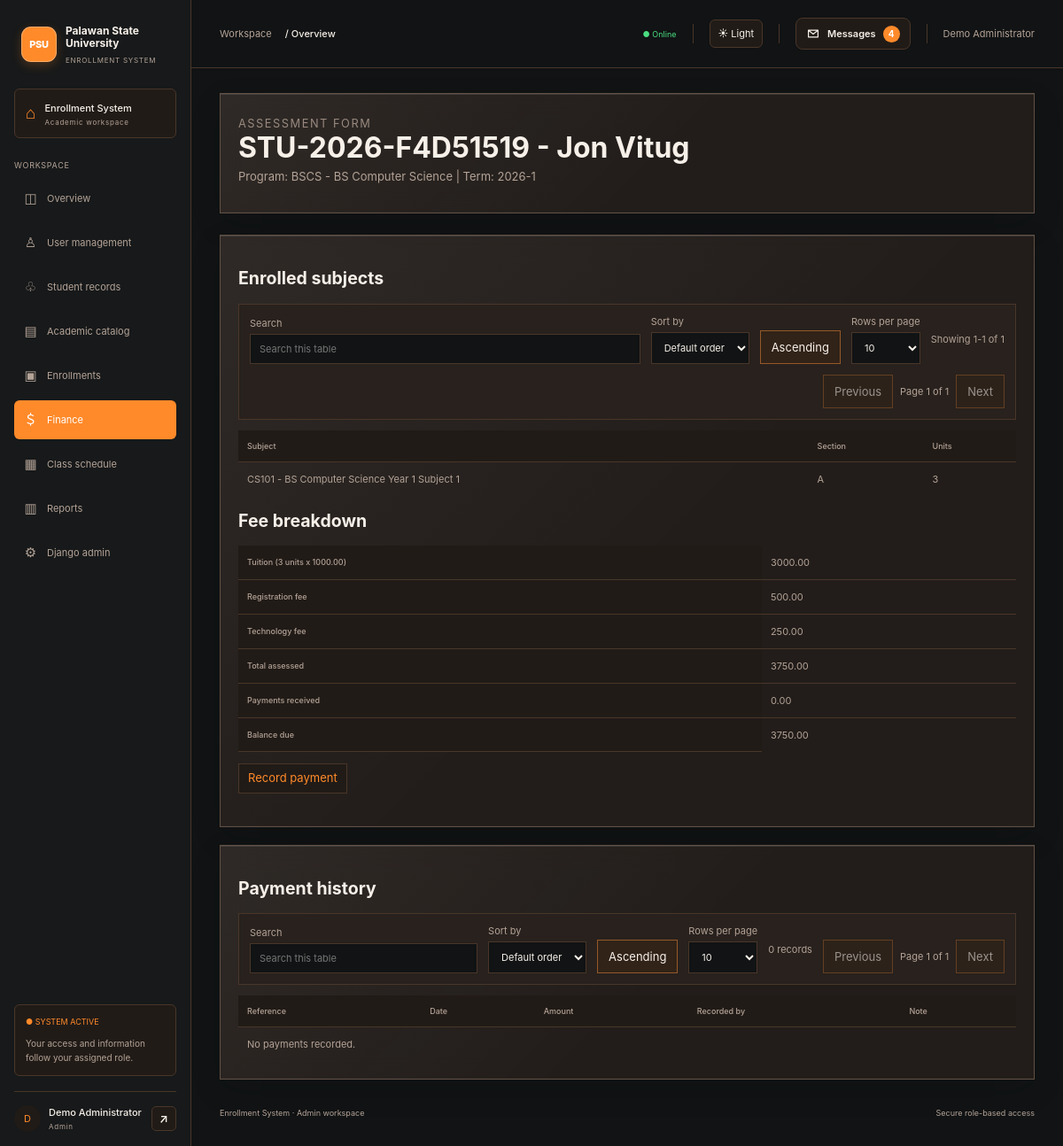
/finance/assessments/10/ (signed in), run on the app's committed database.
### finance/models.py (models this page shows, shortened)
class Assessment(models.Model):
    student = models.ForeignKey('students.StudentProfile', on_delete=models.PROTECT, related_name='assessments')
    term = models.CharField(max_length=30)
    units = models.PositiveSmallIntegerField(default=0)
    tuition_per_unit = models.DecimalField(max_digits=10, decimal_places=2, validators=[MinValueValidator(0)])
    tuition = models.DecimalField(max_digits=12, decimal_places=2, default=0, validators=[MinValueValidator(0)])
    registration_fee = models.DecimalField(max_digits=10, decimal_places=2, default=0, validators=[MinValueValidator(0)])
    technology_fee = models.DecimalField(max_digits=10, decimal_places=2, default=0, validators=[MinValueValidator(0)])
    created_at = models.DateTimeField(auto_now_add=True)
    class Meta:
        ordering = ('-created_at',)
        constraints = [
            models.UniqueConstraint(fields=('student', 'term'), name='unique_student_term_assessment'),
        ]
    @property
    def total(self):
        return self.tuition + self.registration_fee + self.technology_fee
    @property
    def paid(self):
        return self.payments.aggregate(total=Sum('amount'))['total'] or 0
    @property
    def balance(self):
        return self.total - self.paid

### students/models.py (models this page shows, shortened)
class StudentProfile(models.Model):
    YEAR_LEVELS = [(year, f'Year {year}') for year in range(1, 7)]
    STATUSES = [('active', 'Active'), ('inactive', 'Inactive'), ('graduated', 'Graduated')]
    user = models.OneToOneField(settings.AUTH_USER_MODEL, on_delete=models.CASCADE, related_name='student_profile')
    student_id = models.CharField(max_length=20, unique=True, default=new_student_id, editable=False)
    phone = models.CharField(max_length=30, blank=True)
    address = models.TextField(blank=True)
    date_of_birth = models.DateField(null=True, blank=True)
    program = models.ForeignKey('academics.Program', null=True, blank=True, on_delete=models.PROTECT, related_name='students')
    year_level = models.PositiveSmallIntegerField(choices=YEAR_LEVELS, default=1)
    status = models.CharField(max_length=12, choices=STATUSES, default='active')
    created_at = models.DateTimeField(auto_now_add=True)
    class Meta:
        ordering = ('student_id',)

### academics/models.py (models this page shows, shortened)
class Program(models.Model):
    code = models.CharField(max_length=20, unique=True)
    name = models.CharField(max_length=160)
    description = models.TextField(blank=True)
    is_active = models.BooleanField(default=True)
    class Meta:
        ordering = ('code',)
    def __str__(self):
        return f'{self.code} - {self.name}'

class CurriculumEntry(models.Model):
    program = models.ForeignKey(Program, on_delete=models.CASCADE, related_name='curriculum')
    year_level = models.PositiveSmallIntegerField(choices=[(year, f'Year {year}') for year in range(1, 7)])
    subject = models.ForeignKey(Subject, on_delete=models.CASCADE, related_name='curriculum_entries')
    prerequisites = models.ManyToManyField(Subject, blank=True, related_name='required_for_entries')
    class Meta:
        ordering = ('program', 'year_level', 'subject__code')
        constraints = [
            models.UniqueConstraint(fields=('program', 'year_level', 'subject'), name='unique_curriculum_subject'),
        ]

class Subject(models.Model):
    code = models.CharField(max_length=20, unique=True)
    name = models.CharField(max_length=160)
    description = models.TextField(blank=True)
    units = models.PositiveSmallIntegerField(default=3, validators=[MinValueValidator(1)])
    is_active = models.BooleanField(default=True)
    class Meta:
        ordering = ('code',)
    def __str__(self):
        return f'{self.code} - {self.name}'

### enrollments/models.py (models this page shows, shortened)
class Enrollment(models.Model):
    STATUSES = [('enrolled', 'Enrolled'), ('completed', 'Completed'), ('dropped', 'Dropped')]
    student = models.ForeignKey('students.StudentProfile', on_delete=models.PROTECT, related_name='enrollments')
    offering = models.ForeignKey('scheduling.ClassOffering', on_delete=models.PROTECT, related_name='enrollments')
    status = models.CharField(max_length=12, choices=STATUSES, default='enrolled')
    enrolled_at = models.DateTimeField(auto_now_add=True)
    class Meta:
        ordering = ('-enrolled_at',)
        constraints = [
            models.UniqueConstraint(fields=('student', 'offering'), name='unique_student_offering'),
        ]

### scheduling/models.py (models this page shows, shortened)
class ClassOffering(models.Model):
    DAYS = [('MON', 'Monday'), ('TUE', 'Tuesday'), ('WED', 'Wednesday'),
            ('THU', 'Thursday'), ('FRI', 'Friday'), ('SAT', 'Saturday')]
    curriculum_entry = models.ForeignKey(
        'academics.CurriculumEntry', on_delete=models.PROTECT, related_name='offerings'
    )
    section = models.CharField(max_length=20)
    term = models.CharField(max_length=30, help_text='For example: 2026-1')
    meeting_days = models.CharField(max_length=24, help_text='Comma-separated days, e.g. MON,WED')
    start_time = models.TimeField()
    end_time = models.TimeField()
    room = models.ForeignKey(Room, on_delete=models.PROTECT, related_name='offerings')
    instructor = models.ForeignKey(
        settings.AUTH_USER_MODEL, on_delete=models.PROTECT, related_name='teaching_offerings'
    )
    capacity = models.PositiveSmallIntegerField(default=30, validators=[MinValueValidator(1)])
    is_active = models.BooleanField(default=True)
    class Meta:
        ordering = ('term', 'meeting_days', 'start_time')
        constraints = [
            models.UniqueConstraint(fields=('curriculum_entry', 'section', 'term'), name='unique_offering_section_term'),
        ]

### finance/views.py (the view)
# urls.py: path('assessments/<int:assessment_id>/', views.assessment_detail, name='assessment_detail'),
@roles_required('Admin', 'Cashier', 'Student')
def assessment_detail(request, assessment_id):
    assessment = get_object_or_404(
        Assessment.objects.select_related('student__user', 'student__program').prefetch_related(
            'payments', 'student__enrollments__offering__curriculum_entry__subject'
        ),
        pk=assessment_id,
    )
    if has_role(request.user, 'Student') and assessment.student.user_id != request.user.pk:
        raise PermissionDenied
    return render(request, 'finance/assessment.html', {'assessment': assessment})

### config/context_processors.py (called while the page is built, shortened)
def account_roles(request):
    path_parts = request.path.strip('/').split('/')
    active_section = path_parts[0]
    if path_parts[:2] == ['students', 'users']:
        active_section = 'users'
    roles = list(request.user.groups.filter(name__in=ROLE_NAMES).values_list('name', flat=True))
    if request.user.is_superuser and 'Admin' not in roles:
        roles.append('Admin')
    return {
        'user_roles': roles,
        'is_system_admin': request.user.is_superuser,
        'active_section': active_section,
        'unread_message_count': DirectMessage.objects.filter(
            recipient=request.user,
            read_at__isnull=True,
        ).count(),
    }

### students/roles.py (called while the page is built)
def has_role(user, *roles):
    if user.is_superuser:
        return 'Admin' in roles
    return user.groups.filter(name__in=roles).exists()

def roles_required(*roles):
    def decorator(view):
        @login_required
        @wraps(view)
        def guarded(request, *args, **kwargs):
            if not has_role(request.user, *roles):
                raise PermissionDenied
            return view(request, *args, **kwargs)
        return guarded
    return decorator

### templates/finance/assessment.html
{% extends 'base.html' %}
{% block content %}
<section class="page-header">
    <p class="eyebrow">Assessment form</p>
    <h1>{{ assessment.student.student_id }} - {{ assessment.student.user.get_full_name|default:assessment.student.user.username }}</h1>
    <p>Program: {{ assessment.student.program|default:"Not assigned" }} | Term: {{ assessment.term }}</p>
</section>
<div class="table-card">
    <h2>Enrolled subjects</h2>
    <table><thead><tr><th>Subject</th><th>Section</th><th>Units</th></tr></thead><tbody>
    {% for enrollment in assessment.student.enrollments.all %}
        {% if enrollment.offering.term == assessment.term and enrollment.status == "enrolled" %}
        <tr><td>{{ enrollment.offering.curriculum_entry.subject }}</td><td>{{ enrollment.offering.section }}</td><td>{{ enrollment.offering.curriculum_entry.subject.units }}</td></tr>
        {% endif %}
    {% empty %}<tr><td colspan="3">No active subjects.</td></tr>{% endfor %}
    </tbody></table>
    <h2>Fee breakdown</h2>
    <table><tbody>
        <tr><th>Tuition ({{ assessment.units }} units x {{ assessment.tuition_per_unit|floatformat:2 }})</th><td>{{ assessment.tuition|floatformat:2 }}</td></tr>
        <tr><th>Registration fee</th><td>{{ assessment.registration_fee|floatformat:2 }}</td></tr>
        <tr><th>Technology fee</th><td>{{ assessment.technology_fee|floatformat:2 }}</td></tr>
        <tr><th>Total assessed</th><td>{{ assessment.total|floatformat:2 }}</td></tr>
        <tr><th>Payments received</th><td>{{ assessment.paid|floatformat:2 }}</td></tr>
        <tr><th>Balance due</th><td>{{ assessment.balance|floatformat:2 }}</td></tr>
    </tbody></table>
    {% if 'Cashier' in user_roles or 'Admin' in user_roles %}
    {% if assessment.balance > 0 %}<p><a href="{% url 'record_payment' assessment.pk %}">Record payment</a></p>{% endif %}
    {% endif %}
</div>
<div class="table-card">
    <h2>Payment history</h2>
    <table><thead><tr><th>Reference</th><th>Date</th><th>Amount</th><th>Recorded by</th><th>Note</th></tr></thead><tbody>
    {% for payment in assessment.payments.all %}
    <tr><td>{{ payment.reference }}</td><td>{{ payment.received_at }}</td><td>{{ payment.amount|floatformat:2 }}</td><td>{{ payment.recorded_by.username }}</td><td>{{ payment.note }}</td></tr>
    {% empty %}<tr><td colspan="5">No payments recorded.</td></tr>{% endfor %}
    </tbody></table>
</div>
{% endblock %}

### templates/base.html (shortened to what this page needs)
{% load static %}
<!DOCTYPE html>
<html lang="en">
<head>
    <link rel="stylesheet" href="{% static 'css/styles.css' %}?v=20261124-square-dashboards">
</head>
<body class="{% block body_class %}{% endblock %}" data-role="{{ user_roles.0|default:'Student' }}" data-system-admin="{{ is_system_admin|yesno:'true,false' }}">
    {% if not is_system_admin or request.resolver_match.url_name != 'home' %}
    <div class="app-layout">
        <aside class="app-sidebar">
            <a class="app-brand" href="{% url 'home' %}">
                <span class="app-brand-icon">PSU</span>
                <span class="app-brand-copy"><strong class="app-brand-name">Palawan State<br>University</strong><small>ENROLLMENT SYSTEM</small></span>
            </a>
            <div class="app-campus">
                <span class="app-campus-icon">⌂</span>
                <span><strong>Enrollment System</strong><small>Academic workspace</small></span>
            </div>
            <p class="app-nav-title">WORKSPACE</p>
            <nav class="app-navigation" aria-label="Main navigation">
                {% if user.is_authenticated %}
                <a class="{% if active_section == '' %}active{% endif %}" href="{% url 'home' %}"><span class="app-nav-icon">◫</span>Overview</a>
                {% if is_system_admin %}
                <a class="{% if active_section == 'users' %}active{% endif %}" href="{% url 'user_management' %}"><span class="app-nav-icon">♙</span>User management</a>
                {% endif %}
                {% if 'Admin' in user_roles or 'Registrar' in user_roles or 'Student' in user_roles %}
                <a class="{% if active_section == 'students' %}active{% endif %}" href="{% if 'Student' in user_roles and 'Registrar' not in user_roles and 'Admin' not in user_roles %}{% url 'student_profile' %}{% else %}{% url 'students_home' %}{% endif %}"><span class="app-nav-icon">♧</span>{% if is_system_admin %}Student records{% else %}Students{% endif %}</a>
                {% endif %}
                {% if 'Admin' in user_roles or 'Registrar' in user_roles or 'Instructor' in user_roles %}
                <a class="{% if active_section == 'academics' %}active{% endif %}" href="{% url 'academics_home' %}"><span class="app-nav-icon">▤</span>{% if is_system_admin %}Academic catalog{% else %}Academics{% endif %}</a>
                {% endif %}
                {% if 'Admin' in user_roles or 'Registrar' in user_roles or 'Instructor' in user_roles or 'Student' in user_roles %}
                <a class="{% if active_section == 'enrollments' %}active{% endif %}" href="{% url 'enrollments_home' %}"><span class="app-nav-icon">▣</span>Enrollments</a>
                {% endif %}
                {% if 'Admin' in user_roles or 'Cashier' in user_roles or 'Student' in user_roles %}
                <a class="{% if active_section == 'finance' %}active{% endif %}" href="{% url 'finance_home' %}"><span class="app-nav-icon">＄</span>Finance</a>
                {% endif %}
                {% if 'Admin' in user_roles or 'Registrar' in user_roles or 'Instructor' in user_roles or 'Student' in user_roles %}
                <a class="{% if active_section == 'scheduling' %}active{% endif %}" href="{% url 'scheduling_home' %}"><span class="app-nav-icon">▦</span>{% if is_system_admin %}Class schedule{% else %}Scheduling{% endif %}</a>
                {% endif %}
                {% if 'Admin' in user_roles or 'Registrar' in user_roles or 'Cashier' in user_roles or 'Student' in user_roles %}
                <a class="{% if active_section == 'reports' %}active{% endif %}" href="{% url 'reports_home' %}"><span class="app-nav-icon">▥</span>Reports</a>
                {% endif %}
                {% if is_system_admin %}
                <a href="{% url 'admin:index' %}"><span class="app-nav-icon">⚙</span>Django admin</a>
                {% endif %}
                {% else %}
                <a class="{% if active_section == 'accounts' %}active{% endif %}" href="{% url 'login' %}"><span class="app-nav-icon">↪</span>Log in</a>
                <a href="{% url 'register' %}"><span class="app-nav-icon">＋</span>Student registration</a>
                {% endif %}
            </nav>
            <div class="app-sidebar-bottom">
                <div class="app-system-note">
                    <span class="app-live">● SYSTEM ACTIVE</span>
                    <small>Your access and information follow your assigned role.</small>
                </div>
                {% if user.is_authenticated %}
                <div class="app-profile">
                    <span class="app-avatar">{{ user.get_username|first|upper }}</span>
                    <span class="app-profile-name"><strong>{{ user.get_full_name|default:user.username }}</strong><small>{{ user_roles.0|default:"User" }}</small></span>
                    <form action="{% url 'logout' %}" method="post">
                        <button class="app-logout" type="submit" aria-label="Sign out of your account" title="Sign out">↗</button>
                    </form>
                </div>
                {% endif %}
            </div>
        </aside>
        <div class="app-shell">
            <header class="app-topbar">
                <div class="app-breadcrumb">Workspace <b>/ {{ title|default:"Overview" }}</b></div>
                <div class="app-top-right"><span class="app-online">● Online</span><button class="app-theme-toggle" type="button" data-theme-toggle aria-label="Switch to light mode" aria-pressed="false">☀ Light</button>{% if user.is_authenticated %}{% include 'includes/message_notifications.html' %}<span>{{ user.get_full_name|default:user.username }}</span>{% endif %}</div>
            </header>
            <main class="container app-content">
    {% endif %}
                {% block content %}{% endblock %}
    {% if not is_system_admin or request.resolver_match.url_name != 'home' %}
                <footer class="app-footer"><span>Enrollment System · {{ user_roles.0|default:"User" }} workspace</span><span>Secure role-based access</span></footer>
            </main>
        </div>
    </div>
    {% endif %}
</body>
</html>

### data on the page
Assessment: student.student_id "STU-2026-F4D51519", student.user.get_full_name "Jon Vitug", student.program "BSCS - BS Computer Science", term "2026-1", units "3", tuition_per_unit "1000.00", tuition "3000.00", registration_fee "500.00", technology_fee "250.00", total "3750.00", paid "0.00", balance "3750.00"
Enrollment: offering.curriculum_entry.subject "CS101 - BS Computer Science Year 1 Subject 1", offering.section "A", offering.curriculum_entry.subject.units "3"

### other printed values
{{ user.get_username|first|upper }} "D"
{{ user.get_full_name|default:user.username }} "Demo Administrator"
{{ user_roles.0|default:"User" }} "Admin"
{{ title|default:"Overview" }} "Overview"
{{ unread_message_count }} "4"
